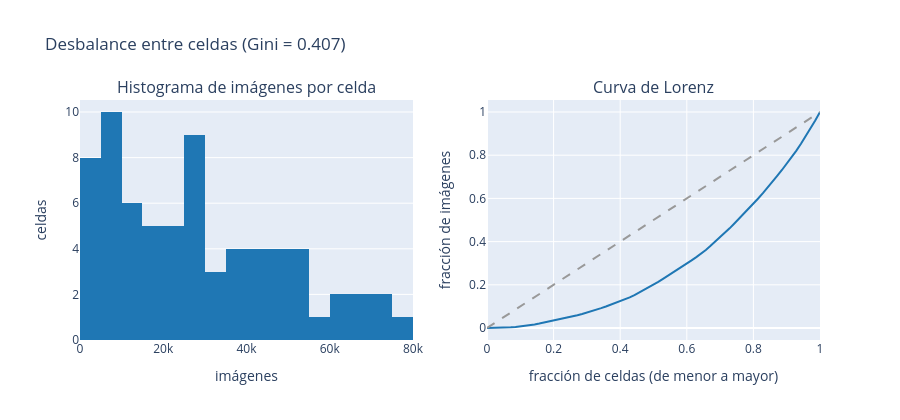

The code cell stored with this chart in its notebook:
### Code cell
fig = make_subplots(rows=1, cols=2, subplot_titles=("Histograma de imágenes por celda", "Curva de Lorenz"))
fig.add_trace(go.Histogram(x=n, nbinsx=25, marker_color="#1f77b4"), row=1, col=1)
lorenz = np.concatenate([[0], np.cumsum(x) / x.sum()])
frac = np.linspace(0, 1, K + 1)
fig.add_trace(go.Scatter(x=frac, y=lorenz, mode="lines", line_color="#1f77b4", name="Lorenz"), row=1, col=2)
fig.add_trace(go.Scatter(x=[0, 1], y=[0, 1], mode="lines", line=dict(dash="dash", color="#999"), name="igualdad"), row=1, col=2)
fig.update_xaxes(title_text="imágenes", row=1, col=1)
fig.update_yaxes(title_text="celdas", row=1, col=1)
fig.update_xaxes(title_text="fracción de celdas (de menor a mayor)", row=1, col=2)
fig.update_yaxes(title_text="fracción de imágenes", row=1, col=2)
fig.update_layout(height=420, showlegend=False, title=f"Desbalance entre celdas (Gini = {gini:.3f})")
fig.show()

### Figure 1 — Plotly figure (JSON) as saved in the notebook; plotly's stock layout.template omitted (floating-point values rounded to 4 significant figures)
{"data": [{"marker": {"color": "#1f77b4"}, "nbinsx": 25, "type": "histogram", "x": [29328, 30896, 65108, 15224, 45888, 61104, 27944, 8968, 27696, 29264, 4964, 8452, 39104, 54768, 9124, 23452, 16456, 9596, 48496, 55380, 20400, 50684, 15640, 15660, 3208, 9956, 15676, 47208, 25500, 26300, 73688, 23680, 12968, 38064, 9648, 12068, 44488, 10072, 14728, 44552, 9412, 27408, 1108, 4476, 748, 6556, 44528, 6552, 29996, 69912, 39372, 53660, 39208, 43908, 49860, 54408, 34564, 23792, 27484, 11728, 30364, 14804, 1756, 70588, 9488, 79272, 20224, 2724, 132, 60296], "xaxis": "x", "yaxis": "y"}, {"line": {"color": "#1f77b4"}, "mode": "lines", "name": "Lorenz", "type": "scatter", "x": [0.0, 0.01429, 0.02857, 0.04286, 0.05714, 0.07143, 0.08571, 0.1, 0.1143, 0.1286, 0.1429, 0.1571, 0.1714, 0.1857, 0.2, 0.2143, 0.2286, 0.2429, 0.2571, 0.2714, 0.2857, 0.3, 0.3143, 0.3286, 0.3429, 0.3571, 0.3714, 0.3857, 0.4, 0.4143, 0.4286, 0.4429, 0.4571, 0.4714, 0.4857, 0.5, 0.5143, 0.5286, 0.5429, 0.5571, 0.5714, 0.5857, 0.6, 0.6143, 0.6286, 0.6429, 0.6571, 0.6714, 0.6857, 0.7, 0.7143, 0.7286, 0.7429, 0.7571, 0.7714, 0.7857, 0.8, 0.8143, 0.8286, 0.8429, 0.8571, 0.8714, 0.8857, 0.9, 0.9143, 0.9286, 0.9429, 0.9571, 0.9714, 0.9857, 1.0], "xaxis": "x2", "y": [0.0, 6.621e-05, 0.0004414, 0.0009971, 0.001878, 0.003244, 0.004853, 0.007098, 0.009588, 0.01287, 0.01616, 0.0204, 0.0249, 0.02948, 0.0342, 0.03896, 0.04377, 0.04861, 0.0536, 0.05865, 0.06454, 0.07059, 0.07709, 0.08448, 0.09191, 0.09954, 0.1074, 0.1152, 0.1231, 0.1314, 0.1415, 0.1517, 0.1635, 0.1754, 0.1873, 0.2001, 0.2133, 0.227, 0.2408, 0.2547, 0.2687, 0.2834, 0.2981, 0.3132, 0.3284, 0.3439, 0.3612, 0.3803, 0.3999, 0.4196, 0.4393, 0.4614, 0.4837, 0.506, 0.5284, 0.5514, 0.5751, 0.5994, 0.6244, 0.6498, 0.6767, 0.704, 0.7315, 0.7593, 0.7895, 0.8202, 0.8528, 0.8879, 0.9233, 0.9602, 1.0], "yaxis": "y2"}, {"line": {"color": "#999", "dash": "dash"}, "mode": "lines", "name": "igualdad", "type": "scatter", "x": [0, 1], "xaxis": "x2", "y": [0, 1], "yaxis": "y2"}], "layout": {"annotations": [{"font": {"size": 16}, "showarrow": false, "text": "Histograma de imágenes por celda", "x": 0.225, "xanchor": "center", "xref": "paper", "y": 1, "yanchor": "bottom", "yref": "paper"}, {"font": {"size": 16}, "showarrow": false, "text": "Curva de Lorenz", "x": 0.775, "xanchor": "center", "xref": "paper", "y": 1, "yanchor": "bottom", "yref": "paper"}], "height": 420, "showlegend": false, "title": {"text": "Desbalance entre celdas (Gini = 0.407)"}, "xaxis": {"anchor": "y", "domain": [0, 0.45], "title": {"text": "imágenes"}}, "xaxis2": {"anchor": "y2", "domain": [0.55, 1], "title": {"text": "fracción de celdas (de menor a mayor)"}}, "yaxis": {"anchor": "x", "domain": [0, 1], "title": {"text": "celdas"}}, "yaxis2": {"anchor": "x2", "domain": [0, 1], "title": {"text": "fracción de imágenes"}}}}
